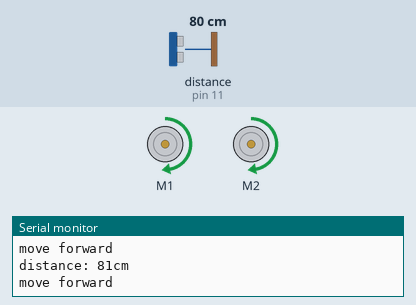
This sketch was run on a simulated Arduino Uno, built with avr-gcc and run on an emulated ATmega328P. Parts: 2 × DC motor (green arrow = forward, orange = backward, longer = faster), the last lines printed to the serial monitor. The inputs (shaded band) are chosen by the test bench; at power-on: distance to the obstacle (sensor on pin 11) 80 cm. The echo pulse lasts 58.3 µs per cm.

Above: at 1.2 s.
1.3 s: distance to the obstacle (sensor on pin 11) set to 12 cm
2.8 s: distance to the obstacle (sensor on pin 11) set to 9 cm
At 3.2 s:
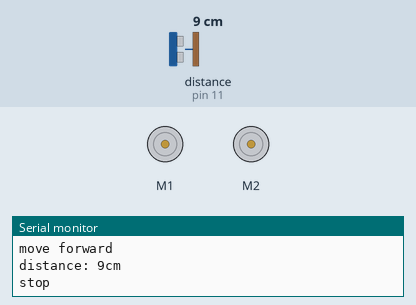
At 3.7 s:
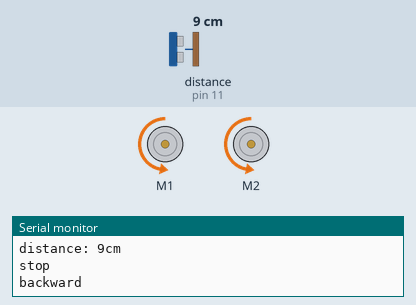
7.4 s: distance to the obstacle (sensor on pin 11) set to 2 cm
At 9.9 s:
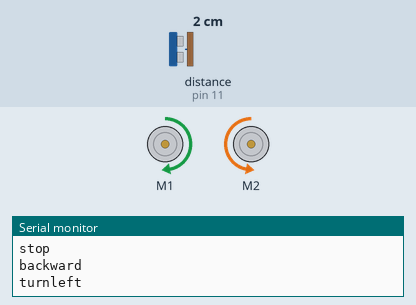
Timing chart, 0 to 11.4 s (numbered marks = the images above; inputs shaded):
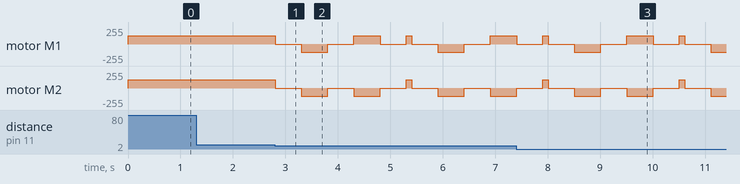

The sketch:

carAvoid.ino
```cpp
#include "Car.h"
#include "CarAvoid.h"
#include "Sonar.h"

Car car(1, 2);
Sonar sonar(12, 11, 200);
CarAvoid carAvoid(&car, &sonar);

void setup() {
  Serial.begin(9600);
  car.begin();
  car.setSpeed(0.5);
}

void loop() {
  testAvoid();
}

void testAvoid() {
  carAvoid.tick();
}

void testSonar() {
  delay(100);
  Serial.print("Ping: ");
  Serial.print(sonar.getDistanceInCm());
  Serial.println("cm");
}

void testCar() {
  car.setSpeedL(0.5);
  car.setSpeedR(-0.5);
  delay(1000);
  car.setSpeedL(0);
  car.setSpeedR(0);
  delay(1000);
}
```

Car.cpp
```cpp
#include "Arduino.h"
#include <Wire.h>
#include <Adafruit_MotorShield.h>
#include "utility/Adafruit_MS_PWMServoDriver.h"
#include "Car.h"

Car::Car(int motorLPin, int motorRPin) {
  _AFMS = Adafruit_MotorShield();
  _motorL = _AFMS.getMotor(motorLPin);
  _motorR = _AFMS.getMotor(motorRPin);
}

void Car::begin() {
  _AFMS.begin();
}

void Car::setSpeed(float speed) {
  if (speed > 1) {
    _speed = 1;
  } else {
    _speed = speed;
  }
}

void Car::forward() {
  setSpeedL(_speed);
  setSpeedR(_speed);
}

void Car::backward() {
  setSpeedL(_speed * -1);
  setSpeedR(_speed * -1);
}

void Car::turnLeft() {
  float turnSpeed = _speed * 1;
  setSpeedL(turnSpeed);
  setSpeedR(turnSpeed * -1);
}

void Car::turnRight() {
  float turnSpeed = _speed * 1;
  setSpeedL(turnSpeed * -1);
  setSpeedR(turnSpeed);
}

void Car::stop() {
  setSpeedL(0);
  setSpeedR(0);
}

void Car::setSpeedL(float speed) {
  if (speed > 0) {
    _motorL->run(FORWARD);
    _motorL->setSpeed(_maxMotorSpeed * speed);
  } else {
    _motorL->run(BACKWARD);
    _motorL->setSpeed(_maxMotorSpeed * speed * -1);
  }
}

void Car::setSpeedR(float speed) {
  if (speed > 0) {
    _motorR->run(FORWARD);
    _motorR->setSpeed(_maxMotorSpeed * speed);
  } else {
    _motorR->run(BACKWARD);
    _motorR->setSpeed(_maxMotorSpeed * speed * -1);
  }
}
```

Car.h
```cpp
#ifndef Car_h
#define Car_h

#include "Arduino.h"
#include <Wire.h>
#include <Adafruit_MotorShield.h>
#include "utility/Adafruit_MS_PWMServoDriver.h"

class Car
{
  public:
    Car(int motorLPin, int motorRPin);
    void begin();
    void setSpeed(float speed);
    void forward();
    void backward();
    void turnLeft();
    void turnRight();
    void stop();
    void setSpeedL(float speed);
    void setSpeedR(float speed);
  private:
    Adafruit_MotorShield _AFMS;
    Adafruit_DCMotor *_motorL;
    Adafruit_DCMotor *_motorR;
    float _speed;
    int _maxMotorSpeed = 255;
};

#endif
```

CarAvoid.cpp
```cpp
#include "Car.h"
#include "CarAvoid.h"
#include "Sonar.h"

CarAvoid::CarAvoid(Car *car, Sonar *sonar) {
  _car = car;
  _sonar = sonar;
}

void CarAvoid::tick() {
  int distance = _sonar->getDistanceInCm();
  int wait = 500;
  Serial.print("distance: ");
  Serial.print(distance);
  Serial.println("cm");

  if (distance > 10) {
    Serial.println("move forward");
    _car->forward();
  } else if (distance != 0) {
    Serial.println("stop");
    _car->stop();
    delay(wait);

    Serial.println("backward");
    _car->backward();
    delay(wait);

    _car->stop();
    delay(wait);

    Serial.println("turnleft");
    _car->turnLeft();
    delay(wait);

    Serial.println("stop");
    _car->stop();
    delay(wait);

    Serial.println("move forward");
    _car->forward();
  }
  delay(100);
}
```

CarAvoid.h
```cpp
#ifndef CarAvoid_h
#define CarAvoid_h

#include "Car.h"
#include "Sonar.h"

class CarAvoid
{
  public:
    CarAvoid(Car *car, Sonar *sonar);
    void tick();
  private:
    Car *_car;
    Sonar *_sonar;
};

#endif
```

Sonar.cpp
```cpp
#include <NewPing.h>
#include "Sonar.h"

Sonar::Sonar(int trigerPin, int echoPin, int maxDistance) : _sonar(trigerPin, echoPin, maxDistance) {
}

int Sonar::getDistanceInCm() {
  return _sonar.ping_cm();
}
```

Sonar.h
```cpp
#ifndef Sonar_h
#define Sonar_h

#include <NewPing.h>

class Sonar
{
  public:
    Sonar(int trigerPin, int echoPin, int maxDistance);
    int getDistanceInCm();

  private:
    NewPing _sonar;
};

#endif
```

Measured:
- the behaviour switches between 11 and 10 cm on distance to the obstacle (sensor on pin 11) (found by bisection; images 0 and 1)
